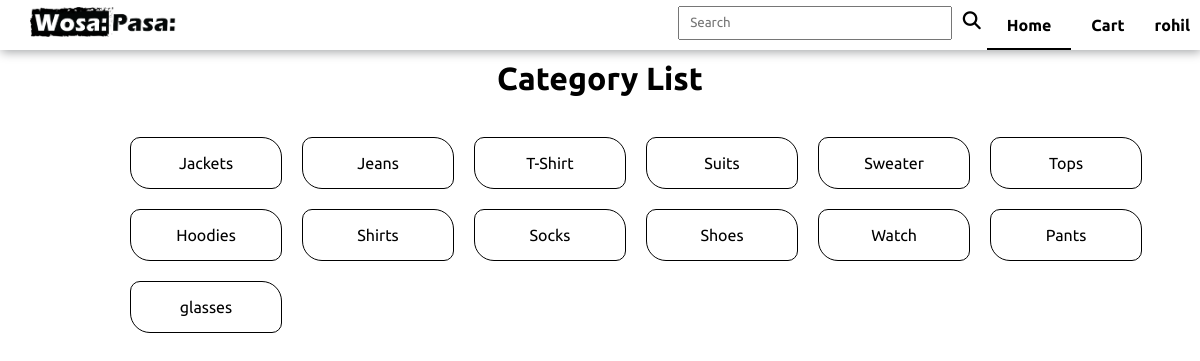
Screenshot of /wosapasa/categorylist.php (signed in) with the database file from the repository.
### tables this page shows
CREATE TABLE `users` (
  `user_id` int NOT NULL AUTO_INCREMENT,
  `username` varchar(255) NOT NULL,
  `email` varchar(255) NOT NULL,
  `password` varchar(255) NOT NULL,
  `is_admin` tinyint(1) NOT NULL DEFAULT '0',
  `is_customer` tinyint(1) NOT NULL DEFAULT '1',
  `status` tinyint(1) DEFAULT '1',
  PRIMARY KEY (`user_id`),
  UNIQUE KEY `email` (`email`)
);

CREATE TABLE `categories` (
  `c_id` int NOT NULL AUTO_INCREMENT,
  `name` varchar(255) NOT NULL,
  `status` tinyint(1) NOT NULL DEFAULT '1',
  PRIMARY KEY (`c_id`),
  UNIQUE KEY `name` (`name`)
);

### wosapasa/config/utility.php (called while the page is built, shortened)
<?php
function fetch_user($id, $conn)
{
    $q_user = "SELECT * from users  where user_id ='$id'";
    $result = mysqli_query($conn, $q_user);
    if (mysqli_num_rows($result) != 0) {
        $user = mysqli_fetch_assoc($result);
        return $user;
    } else {
        die("User not found");
    }
}
?>

### wosapasa/categorylist.php (the view, shortened to what this page needs)
<?php
    require_once 'config/dbconfig.php';
    require_once 'config/utility.php';
    $q_category = "SELECT * from categories where status=1";
    $result = mysqli_query($conn,$q_category);
?>
<!DOCTYPE html>
<html lang="en">
<head>
    <?php require_once 'assets/component/head.php' ?>
</head>
<body>
    <?php require_once 'assets/component/topnav.php' ?>
        <div class="container">
            <h1 class="header">Category List</h1>
        <div class="category_cards">
        <?php while($category = mysqli_fetch_assoc($result)){ ?>
            <a class="disable_link" href="/category.php?id=<?= $category['c_id'] ?>">
            <div class="category_card">
                <?= $category['name'] ?>
            </div>
            </a>
            <?php }
        ?>
        </div>
    </div>
</body>
</html>

### wosapasa/assets/component/topnav.php (shortened to what this page needs)
<?php
    require_once (__DIR__.'\..\..\config\dbconfig.php');
    require_once (__DIR__.'\..\..\config\utility.php');
    if(!isset($page)){
        $page = 'home';
    }
    if(isset($_SESSION['id'])){
        $id = $_SESSION['id'];
        $user = fetch_user($id,$conn);
    }
?>
<div class="topnav">
    <a href="../../index.php"><img class="nav_logo" src ="/assets/image/design_wosa_pasa.png" alt="logo"></a>
    <ul class="nav_menu" id="nav_menu">
        <form action="/search.php" id="seachForm" class="search" onsubmit="event.preventDefault(); searchValidation()">
            <input type="text" id="search_input" name ="q" class="searchBox" placeholder="Search"
                value="<?php if(isset($_GET['q'])){ echo $_GET['q']; }else if(isset($_GET['query'])){ echo $_GET['query'];}
                    ?>"
            >
            <input class="searchIcon" style="font-family: FontAwesome" value="&#xf002;" type="submit">
        </form>
        <li class="nav_item <?php if($page == 'home'){echo 'active';} ?>"><a class="nav_link" href="/">Home</a></li>
        <?php if(isset($_SESSION['id'])){?>
            <li class="nav_item nav_item <?php if($page == 'cart'){echo 'active';} ?>"><a class="nav_link" href="/cart.php">Cart</a></li>
            <li onclick="profileToggler();" class="nav_item nav_profile <?php if($page == 'profile'){echo 'active';} ?>"><span class="nav_link"><?= $user['username'] ?></span>
        </li>
        <?php }else{?>
                <li class="nav_item <?php if($page == 'login'){echo 'active';} ?>"><a class="nav_link" href="/account/login.php">Login</a></li>
                <li class="nav_item <?php if($page == 'signup'){echo 'active';} ?>"><a class="nav_link" href="/account/signup.php">Sign-up</a></li>
        <?php } ?>
    </ul>
</div>

### wosapasa/assets/css/main.css (style rules this page uses)
* { padding: 0; margin: 0; font-family: 'Ubuntu', sans-serif; }
.header { color: black; text-align: center; margin-bottom: 30px; font-size: 32px; }
.topnav { display: flex; position: fixed; background-color: white; height: 50px; width: 100%; top: 0px; z-index: 1; justify-content: space-between; box-shadow: 1px 2px 10px #a3a5a7; }
.nav_logo { padding: 7px 30px; height: 30px; }
.nav_menu { display: flex; }
.nav_item { line-height: 50px; padding: 0px 20px; list-style: none; cursor: pointer; }
.active { border-bottom: 2px solid black; }
.nav_link { font-weight: bolder ; color: black; text-decoration: none; }
.nav_profile { padding: 0px 10px; cursor: fi; }
.container { width: 80%; margin: 0px auto; margin-top: 60px; }
.search { line-height: 40px; font-size: 20px; }
.searchBox { height: 30px; width: 250px; padding: 0px 10px; }
.searchIcon { font-size: 18px; height: 30px; width: 30px; border: none; background-color: white; }
.disable_link { text-decoration: none; color: black; }
.category_cards { display: grid; grid-template-columns: repeat(6, 1fr); margin: 5px auto; text-align: center; }
.category_card { border: 1px solid black; display: inline-block; width: 150px; line-height: 50px; text-align: center; margin: 10px; border-radius: 10px 20px; }

### rows the page displays
users: username "rohil"
categories: name "Jackets"
categories: name "Jeans"
categories: name "T-Shirt"
categories: name "Suits"
categories: name "Sweater"
categories: name "Tops"
categories: name "Hoodies"
categories: name "Shirts"
categories: name "Socks"
categories: name "Shoes"
categories: name "Watch"
categories: name "Pants"
categories: name "glasses"
